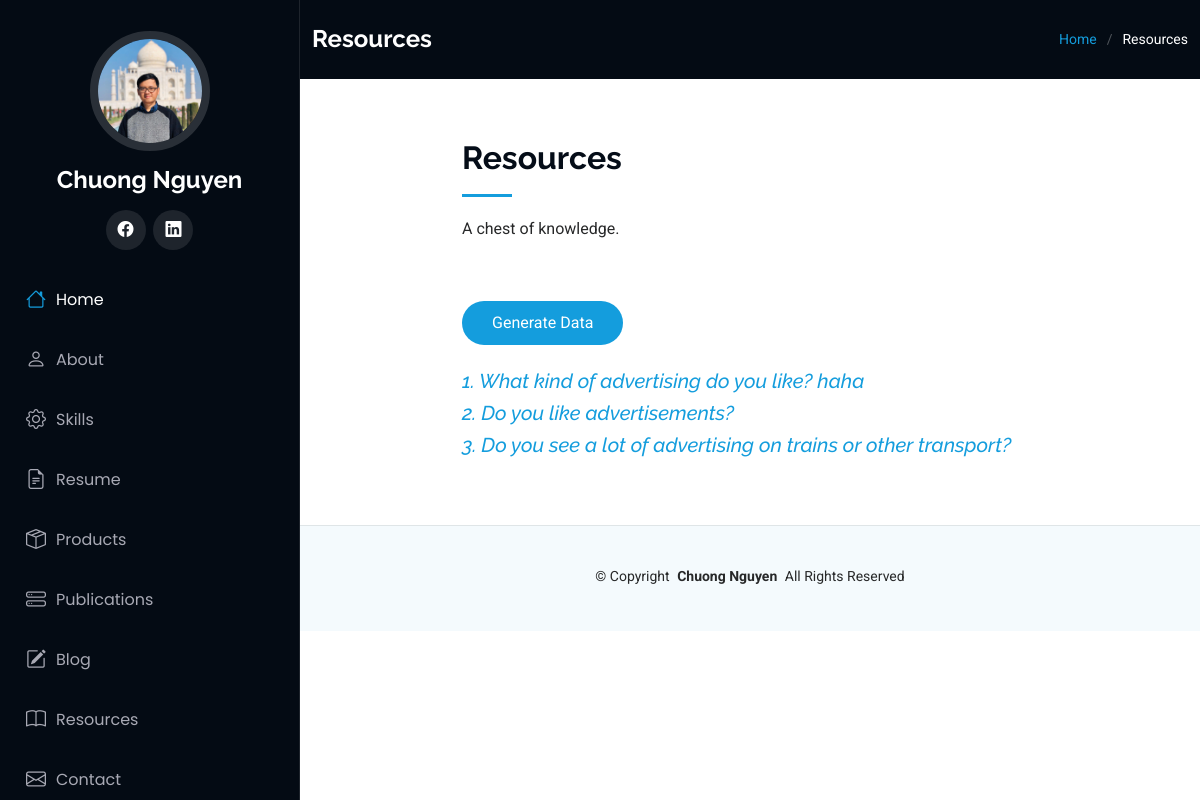
/resources (signed in), run on the app's committed database.
### main.py (models this page shows)
class SpeakingEnglish(db.Model):
    __tablename__ = "speaking"
    id: Mapped[int] = mapped_column(Integer, primary_key=True)
    topic: Mapped[str] = mapped_column(String(300), nullable=False)
    solution: Mapped[str] = mapped_column(Text, nullable=False)

### main.py (the view)
@app.route('/resources', methods=['GET', 'POST'])
def resources():
    topic_data = db.session.execute(db.select(SpeakingEnglish)).scalars()
    generate_data = GenerateButton()
    if generate_data.validate_on_submit():
        topics_bank = web_scrapping()
        with open('static/assets/files/speaking-part-one.csv', 'a', newline='') as data_file:
            writer = csv.writer(data_file)
            writer.writerow(topics_bank)
        return redirect(url_for('resources'))
    return render_template('resources.html', generate_button=generate_data, objects=topic_data, current_user=current_user)

### main.py
class GenerateButton(FlaskForm):
    generate = SubmitField('Generate Data')

### main.py (called while the page is built)
@login_manager.user_loader
def load_user(user_id):
    return db.get_or_404(User, user_id)

### templates/resources.html (shortened to what this page needs)
{% from 'bootstrap5/form.html' import render_form %}
{% extends 'base.html' %}
  {% block content %}
  <main class="main">
    <div class="page-title dark-background">
      <div class="container d-lg-flex justify-content-between align-items-center">
        <h1 class="mb-2 mb-lg-0">Resources</h1>
        <nav class="breadcrumbs">
          <ol>
            <li><a href="{{url_for('home')}}">Home</a></li>
            <li class="current">Resources</li>
          </ol>
        </nav>
      </div>
    </div>
    <section id="starter-section" class="starter-section section">
      <div class="container section-title" data-aos="fade-up">
        <div class="row">
          <div class="col-lg-8 mx-auto">
            <h2>Resources</h2>
            <p>A chest of knowledge.</p>
          </div>
        </div>
      </div>
      {% if current_user.id == 1: %}
      <div class="container">
        <div class="row">
          <div class="col-lg-8 mx-auto pb-4">
            {{render_form(generate_button)}}
          </div>
        </div>
      </div>
      {% endif %}
      {% for obj in objects:%}
      <div class="container" data-aos="fade-up">
        <div class="row">
          <div class="col-lg-8 mx-auto rounded text-body-emphasis">
            <h5 class="display-8 fst-italic"><a href="{{url_for('resource_detail', topic_id=obj.id)}}">{{obj.id}}. {{obj.topic}}</a></h5>
          </div>
        </div>
      </div>
      {% endfor %}
    </section>
  </main>
  {% endblock %}

### static/assets/css/main.css (style rules this page uses)
:root { --default-font: "Roboto", system-ui, -apple-system, "Segoe UI", Roboto, "Helvetica Neue", Arial, "Noto Sans", "Liberation Sans", sans-serif, "Apple Color Emoji", "Segoe UI Emoji", "Segoe UI Symbol", "Noto Color Emoji"; --heading-font: "Raleway", sans-serif; --nav-font: "Poppins", sans-serif; }
:root { --background-color: #ffffff; --default-color: #272829; --heading-color: #050d18; --accent-color: #149ddd; --surface-color: #ffffff; --contrast-color: #ffffff; }
:root { --nav-color: #a8a9b4; --nav-hover-color: #ffffff; --nav-mobile-background-color: #040b14; --nav-dropdown-background-color: #040b14; --nav-dropdown-color: #a8a9b4; --nav-dropdown-hover-color: #ffffff; }
.dark-background { --background-color: #040b14; --default-color: #ffffff; --heading-color: #ffffff; --surface-color: #151f2b; --contrast-color: #ffffff; }
:root { scroll-behavior: smooth; }
body { color: var(--default-color); background-color: var(--background-color); font-family: var(--default-font); }
a { color: var(--accent-color); text-decoration: none; transition: 0.3s; }
h1, h2, h3, h4, h5, h6 { color: var(--heading-color); font-family: var(--heading-font); }
@media (min-width: 1200px) { .header~main, .header~#footer { margin-left: 300px; } }
.page-title { color: var(--default-color); background-color: var(--background-color); padding: 25px 0; position: relative; }
.page-title h1 { font-size: 24px; font-weight: 700; }
.page-title .breadcrumbs ol { display: flex; flex-wrap: wrap; list-style: none; padding: 0; margin: 0; font-size: 14px; font-weight: 400; }
.page-title .breadcrumbs ol li+li { padding-left: 10px; }
.page-title .breadcrumbs ol li+li::before { content: "/"; display: inline-block; padding-right: 10px; color: color-mix(in srgb, var(--default-color), transparent 70%); }
section, .section { color: var(--default-color); background-color: var(--background-color); padding: 60px 0; overflow: clip; }
.section-title { padding-bottom: 60px; position: relative; }
.section-title h2 { font-size: 32px; font-weight: 700; margin-bottom: 20px; padding-bottom: 20px; position: relative; }
.section-title h2:after { content: ""; position: absolute; display: block; width: 50px; height: 3px; background: var(--accent-color); left: 0; bottom: 0; }
.section-title p { margin-bottom: 0; }

### data on the page
SpeakingEnglish: id "1", topic "What kind of advertising do you like? haha"
SpeakingEnglish: id "2", topic "Do you like advertisements?"
SpeakingEnglish: id "3", topic "Do you see a lot of advertising on trains or other transport?"
